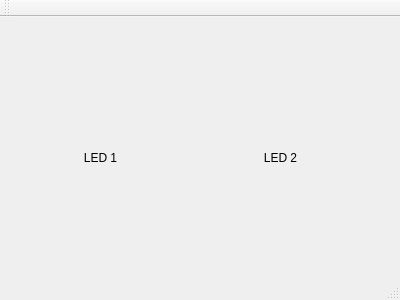
<?xml version="1.0" encoding="UTF-8"?>
<ui version="4.0">
 <class>MainWindow</class>
 <widget class="QMainWindow" name="MainWindow">
  <property name="geometry">
   <rect>
    <x>0</x>
    <y>0</y>
    <width>400</width>
    <height>300</height>
   </rect>
  </property>
  <property name="windowTitle">
   <string>MainWindow</string>
  </property>
  <widget class="QWidget" name="centralWidget">
   <widget class="QLabel" name="label">
    <property name="geometry">
     <rect>
      <x>30</x>
      <y>50</y>
      <width>141</width>
      <height>181</height>
     </rect>
    </property>
    <property name="autoFillBackground">
     <bool>true</bool>
    </property>
    <property name="text">
     <string>LED 1</string>
    </property>
    <property name="alignment">
     <set>Qt::AlignCenter</set>
    </property>
   </widget>
   <widget class="QLabel" name="label_2">
    <property name="geometry">
     <rect>
      <x>190</x>
      <y>50</y>
      <width>181</width>
      <height>181</height>
     </rect>
    </property>
    <property name="autoFillBackground">
     <bool>true</bool>
    </property>
    <property name="text">
     <string>LED 2</string>
    </property>
    <property name="alignment">
     <set>Qt::AlignCenter</set>
    </property>
   </widget>
  </widget>
  <widget class="QMenuBar" name="menuBar">
   <property name="geometry">
    <rect>
     <x>0</x>
     <y>0</y>
     <width>400</width>
     <height>21</height>
    </rect>
   </property>
  </widget>
  <widget class="QToolBar" name="mainToolBar">
   <attribute name="toolBarArea">
    <enum>TopToolBarArea</enum>
   </attribute>
   <attribute name="toolBarBreak">
    <bool>false</bool>
   </attribute>
  </widget>
  <widget class="QStatusBar" name="statusBar"/>
 </widget>
 <layoutdefault spacing="6" margin="11"/>
 <resources/>
 <connections/>
</ui>
